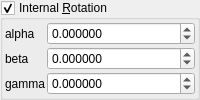
    <widget class="MyGroupBox" name="groupCheck_transf_rotation_enabled">
     <property name="title">
      <string>Internal &amp;Rotation</string>
     </property>
     <property name="checkable">
      <bool>true</bool>
     </property>
     <layout class="QVBoxLayout" name="verticalLayout_9" stretch="0">
      <property name="spacing">
       <number>2</number>
      </property>
      <property name="leftMargin">
       <number>2</number>
      </property>
      <property name="topMargin">
       <number>2</number>
      </property>
      <property name="rightMargin">
       <number>2</number>
      </property>
      <property name="bottomMargin">
       <number>2</number>
      </property>
      <item>
       <layout class="QGridLayout" name="gridLayout_11" columnstretch="0,1">
        <property name="spacing">
         <number>2</number>
        </property>
        <item row="2" column="0">
         <widget class="QLabel" name="label_38">
          <property name="text">
           <string notr="true">beta</string>
          </property>
         </widget>
        </item>
        <item row="3" column="1">
         <widget class="MyDoubleSpinBox" name="spinboxd3_transf_rotation_z">
          <property name="sizePolicy">
           <sizepolicy hsizetype="Minimum" vsizetype="Maximum">
            <horstretch>0</horstretch>
            <verstretch>0</verstretch>
           </sizepolicy>
          </property>
          <property name="prefix">
           <string/>
          </property>
          <property name="suffix">
           <string/>
          </property>
          <property name="decimals">
           <number>6</number>
          </property>
          <property name="minimum">
           <double>-36000.000000000000000</double>
          </property>
          <property name="maximum">
           <double>36000.000000000000000</double>
          </property>
          <property name="singleStep">
           <double>1.000000000000000</double>
          </property>
         </widget>
        </item>
        <item row="3" column="0">
         <widget class="QLabel" name="label_37">
          <property name="text">
           <string notr="true">gamma</string>
          </property>
         </widget>
        </item>
        <item row="2" column="1">
         <widget class="MyDoubleSpinBox" name="spinboxd3_transf_rotation_y">
          <property name="sizePolicy">
           <sizepolicy hsizetype="Minimum" vsizetype="Maximum">
            <horstretch>0</horstretch>
            <verstretch>0</verstretch>
           </sizepolicy>
          </property>
          <property name="prefix">
           <string/>
          </property>
          <property name="suffix">
           <string/>
          </property>
          <property name="decimals">
           <number>6</number>
          </property>
          <property name="minimum">
           <double>-36000.000000000000000</double>
          </property>
          <property name="maximum">
           <double>36000.000000000000000</double>
          </property>
          <property name="singleStep">
           <double>1.000000000000000</double>
          </property>
         </widget>
        </item>
        <item row="1" column="0">
         <widget class="QLabel" name="label_39">
          <property name="text">
           <string notr="true">alpha</string>
          </property>
         </widget>
        </item>
        <item row="1" column="1">
         <widget class="MyDoubleSpinBox" name="spinboxd3_transf_rotation_x">
          <property name="sizePolicy">
           <sizepolicy hsizetype="Minimum" vsizetype="Maximum">
            <horstretch>0</horstretch>
            <verstretch>0</verstretch>
           </sizepolicy>
          </property>
          <property name="prefix">
           <string/>
          </property>
          <property name="suffix">
           <string/>
          </property>
          <property name="decimals">
           <number>6</number>
          </property>
          <property name="minimum">
           <double>-36000.000000000000000</double>
          </property>
          <property name="maximum">
           <double>36000.000000000000000</double>
          </property>
          <property name="singleStep">
           <double>1.000000000000000</double>
          </property>
         </widget>
        </item>
       </layout>
      </item>
     </layout>
    </widget>
